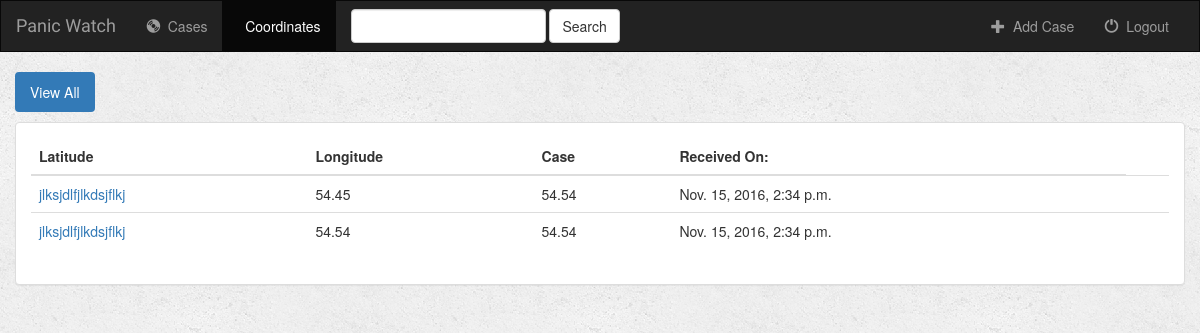
The app's page /case/coordinates/all/ (signed in), older data.
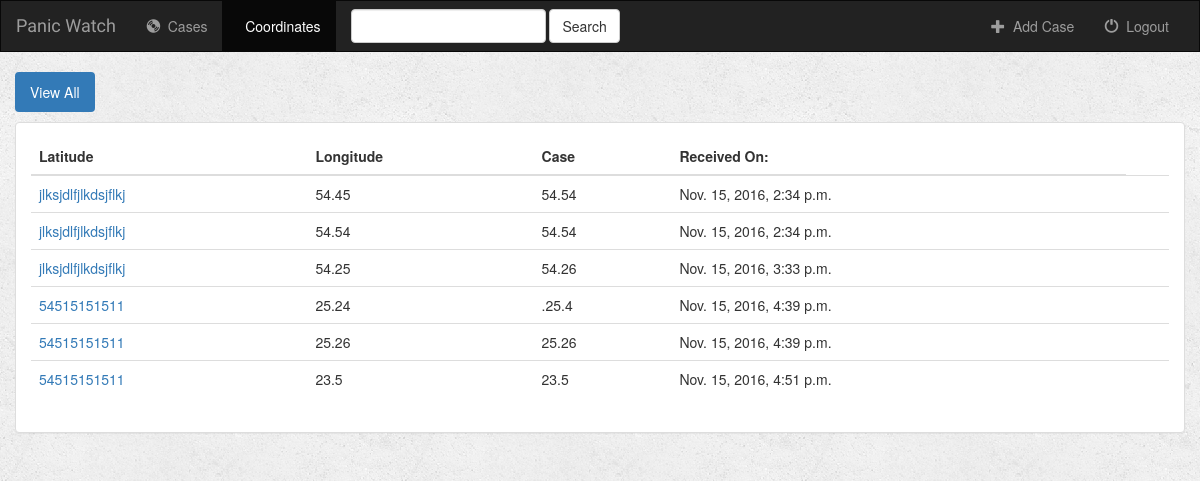
The same page, newer data.
### case/models.py (models this page shows, shortened)
class Coordinate(models.Model):  # to store coordinates corresponding to a case
    case = models.ForeignKey(Case, on_delete=models.CASCADE)  # case will be a Foreign key for Coordinates
    latitude = models.CharField(max_length=250)
    longitude = models.CharField(max_length=250)
    date_created = models.DateTimeField(default=datetime.datetime.now)
    is_favorite = models.BooleanField(default=False)

class Case(models.Model):  # to store information for a case, primary key being the case id
    user = models.ForeignKey(User, default=1)  # user will be a Foreign key for a case
    watch_id = models.CharField(max_length=250)
    victim_name = models.CharField(max_length=500)
    date_created = models.DateTimeField(default=datetime.datetime.now)

### case/views.py (the view)
# urls.py: url(r'^coordinates/(?P<filter_by>[a-zA_Z]+)/$', views.coordinates, name='coordinates'), # if filter_by = all => show all coordinates
def coordinates(request, filter_by):
    if not request.user.is_authenticated():
        return render(request, 'case/login.html')
    else:
        try:
            coordinate_ids = []
            case_arr = Case.objects.filter(user=request.user).order_by('-date_created')
            for case in case_arr:
                coordinate_arr = case.coordinate_set.all().order_by('-date_created')
                for coordinate in coordinate_arr:
                    coordinate_ids.append(coordinate.pk)
            victims_coordinates = Coordinate.objects.filter(pk__in=coordinate_ids)
        except Case.DoesNotExist:
            victims_coordinates = []
        return render(request, 'case/coordinates.html', {
            'coordinate_list': victims_coordinates,
            'filter_by': filter_by,
        })

### case/templates/case/coordinates.html (shortened to what this page needs)
{% extends 'case/base.html' %}
{% block coordinates_active %}active{% endblock %}
{% block body %}
<div class="container-fluid coordinates-container">
    <div class="row">
        <div class="col-sm-12">
            <ul class="nav nav-pills" style="margin-bottom: 10px;">
                <li role="presentation" {% if filter_by == 'all' %}class="active"{% endif %}><a href="{% url 'case:coordinates' 'all' %}">View All</a></li>
            </ul>
        </div>
    </div>
    <div class="row">
        <div class="col-sm-12">
            <div class="panel panel-default">
                <div class="panel-body">
                    <table class="table">
                        <thead>
                            <tr>
                                <th>Latitude</th>
                                <th>Longitude</th>
                                <th>Case</th>
                                <th>Received On:</th>
                            </tr>
                        </thead>
                        <tbody>
                            {% for coordinate in coordinate_list %}
                                <tr>
                                    <td>
                                        <a href="{% url 'case:detail' coordinate.case.id %}">{{ coordinate.case.watch_id }}</a>
                                    </td>
                                    <td>{{ coordinate.latitude }}</td>
                                    <td>{{ coordinate.longitude }}</td>
                                    <td>{{ coordinate.date_created }}</td>
                                    <td>
                                    </td>
                                </tr>
                            {% endfor %}
                        </tbody>
                    </table>
                </div>
            </div>
        </div>
    </div>
</div>
{% endblock %}

Row changes from the older to the newer data that the page shows:
added Coordinate: case.watch_id "jlksjdlfjlkdsjflkj", latitude "54.25", longitude "54.26", date_created "Nov. 15, 2016, 3:33 p.m."
added Coordinate: case.watch_id "54515151511", latitude "25.24", longitude ".25.4", date_created "Nov. 15, 2016, 4:39 p.m."
added Coordinate: case.watch_id "54515151511", latitude "25.26", longitude "25.26", date_created "Nov. 15, 2016, 4:39 p.m."
added Coordinate: case.watch_id "54515151511", latitude "23.5", longitude "23.5", date_created "Nov. 15, 2016, 4:51 p.m."
